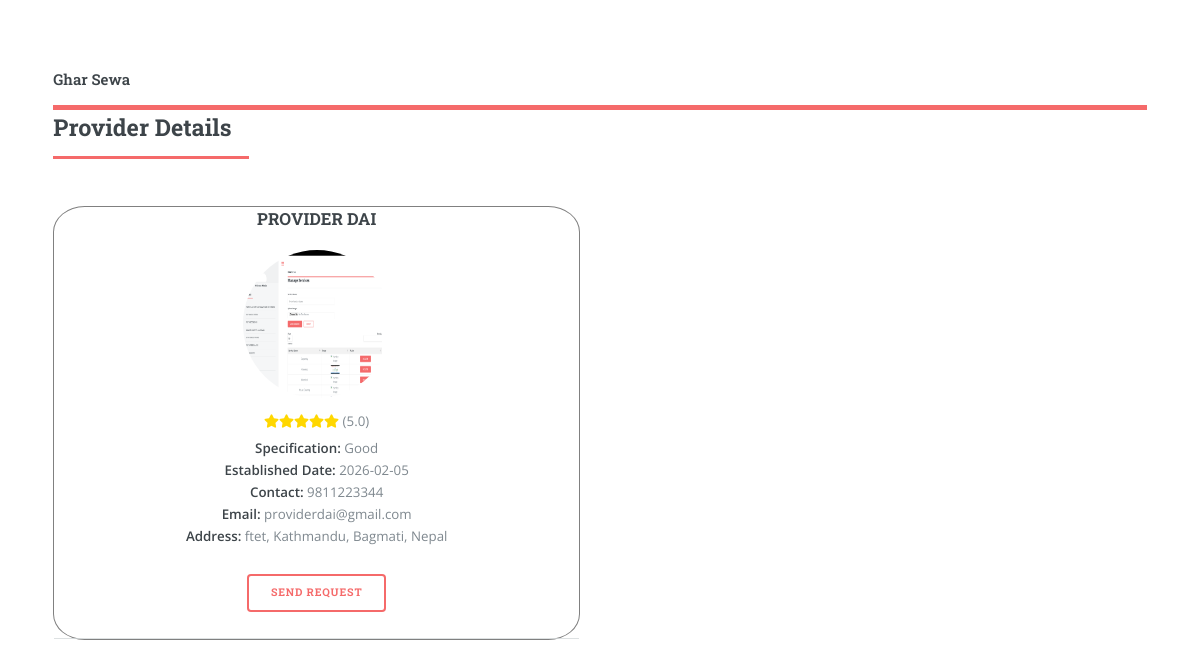
/view_provider1.php?id=5, run on the app's committed database.
### tables this page shows
CREATE TABLE `verification_request` (
  `vrid` int(11) NOT NULL,
  `service_id` int(11) NOT NULL,
  `provider_id` int(11) NOT NULL,
  `specification` varchar(255) DEFAULT NULL,
  `estd_date` date DEFAULT NULL,
  `certificate_pic` varchar(255) DEFAULT NULL,
  `status` tinyint(4) NOT NULL DEFAULT 0,
  `read_status` tinyint(1) NOT NULL DEFAULT 0,
  `read_status_a` tinyint(1) NOT NULL DEFAULT 0,
  `msg` varchar(255) NOT NULL DEFAULT 'New verification request submitted',
  `msga` varchar(255) NOT NULL DEFAULT 'You have a new verification request',
  `last_modified` timestamp NOT NULL DEFAULT current_timestamp() ON UPDATE current_timestamp()
);

CREATE TABLE `provider` (
  `pid` int(11) NOT NULL,
  `fname` varchar(50) NOT NULL,
  `mname` varchar(50) DEFAULT NULL,
  `lname` varchar(50) NOT NULL,
  `dob` date DEFAULT NULL,
  `gender` enum('Male','Female','Other') DEFAULT 'Male',
  `country` varchar(50) DEFAULT NULL,
  `state` varchar(50) DEFAULT NULL,
  `city` varchar(50) DEFAULT NULL,
  `address` text DEFAULT NULL,
  `phnno` varchar(20) DEFAULT NULL,
  `email` varchar(100) NOT NULL,
  `photo` varchar(255) DEFAULT NULL,
  `average_rating` decimal(2,1) DEFAULT 0.0,
  `created_at` timestamp NOT NULL DEFAULT current_timestamp(),
  `password` varchar(255) NOT NULL,
  `wallet` decimal(10,2) NOT NULL DEFAULT 0.00,
  `rating_count` int(11) NOT NULL DEFAULT 0
);

### view_provider1.php (the view, shortened to what this page needs)
<!DOCTYPE HTML>
<html>
<head>
    <link rel="stylesheet" href="assets/css/main.css" />
    <link rel="stylesheet" href="https://cdnjs.cloudflare.com/ajax/libs/font-awesome/5.15.4/css/all.min.css" />
</head>
<body class="is-preload">
    <div id="wrapper">
        <div id="main">
            <div class="inner">
                <header id="header">
                    <a href="welcome.php" class="logo"><strong>Ghar Sewa</strong></a>
                </header>
                    <header class="major">
                        <h2>Provider Details</h2>
                    </header>
                    <div class="features">
                        <?php
                        $con = mysqli_connect("localhost", "root", "", "homeservice");
                        if (isset($_GET['id'])) {
                            $sid = intval($_GET['id']);
                            $query1 = "SELECT sname FROM services WHERE sid = ?";
                            $stmt1 = $con->prepare($query1);
                            $stmt1->bind_param("i", $sid);
                            $stmt1->execute();
                            $stmt1->store_result();
                            if ($stmt1->num_rows > 0) {
                                $stmt1->bind_result($service_name);
                            } else {
                                $service_name = "Unknown Service";
                            }
                            $query = "SELECT
                                p.pid, p.fname, p.mname, p.lname, p.dob, p.gender, p.country, p.state, p.city, p.address,
                                p.phnno, p.email, p.photo, p.average_rating,
                                vr.specification, vr.estd_date, vr.certificate_pic
                            FROM
                                provider p
                            JOIN
                                verification_request vr ON p.pid = vr.provider_id
                            WHERE
                                vr.service_id = ? AND vr.status = 1
                            ORDER BY
                                p.average_rating DESC";
                            $stmt = $con->prepare($query);
                            $stmt->bind_param("i", $sid);
                            $stmt->execute();
                            $stmt->store_result();
                            if ($stmt->num_rows > 0) {
                                $stmt->bind_result($pid, $fname, $mname, $lname, $dob, $gender, $country, $state, $city, $address,
                                                   $phnno, $email, $photo, $rating, $specification, $estd_date, $certificate_pic);
                                while ($stmt->fetch()) {
                                    $full_stars = floor($rating);
                                    echo '<article>';
                                    echo '<div style="border:solid 1px grey;border-radius:6%;"class="content" style="padding: 10px">';
                                    echo '<h3 align="center">' . strtoupper($fname . ' ' . $mname . ' ' . $lname) . '</h3>';
                                    echo '<center>';
                                    echo '<img src="uploads/' . $photo . '" width="150px" height="150px" style="border-radius: 50%; border:1px solid white;" />';
                                    echo '<div style="margin: 5px 0; text-align: center;">';
                                    for ($i = 0; $i < $full_stars; $i++) {
                                        echo '<span class="fa fa-star" style="color: gold;"></span>';
                                    }
                                    echo ' <span>(' . number_format($rating, 1) . ')</span>';
                                    echo '</div>';
                                    echo '</center>';
                                    echo '<p align="center">';
                                    echo '<strong>Specification:</strong> ' . $specification . '<br>';
                                    echo '<strong>Established Date:</strong> ' . $estd_date . '<br>';
                                    echo '<strong>Contact:</strong> ' . $phnno . '<br>';
                                    echo '<strong>Email:</strong> ' . $email . '<br>';
                                    echo '<strong>Address:</strong> ' . $address . ', ' . $city . ', ' . $state . ', ' . $country . '<br>';
                                    echo '</p>';
                                    echo '<p align="center">';
                                    echo '<a href="Signin.php?pid=' . $pid .
                                        '&pname=' . urlencode($fname . ' ' . $mname . ' ' . $lname) .
                                        '&sname=' . $service_name .
                                        '&email=' . urlencode($email) .
                                        '&phnno=' . urlencode($phnno) . '" class="button">Send Request</a>';
                                    echo '</p>';
                                    echo '<hr>';
                                    echo '</div>';
                                    echo '</article>';
                                }
                            } else {
                                echo "<h3 style='color:red'>No providers found for " . $service_name . ".</h3>";
                            }
                        } else {
                            echo "<h3 style='color:red'>No service ID specified.</h3>";
                        }
                        ?>
                    </div>
            </div>
        </div>
                <?php include "menu.php"; ?>
    </div>
</body>
</html>

### data on the page
verification_request: provider.lname "PROVIDER DAI", provider.photo (picture), provider.average_rating "5.0", specification "Good", estd_date "2026-02-05", provider.phnno "9811223344", provider.email "providerdai@gmail.com", provider.address "ftet", provider.city "Kathmandu", provider.state "Bagmati", provider.country "Nepal"
